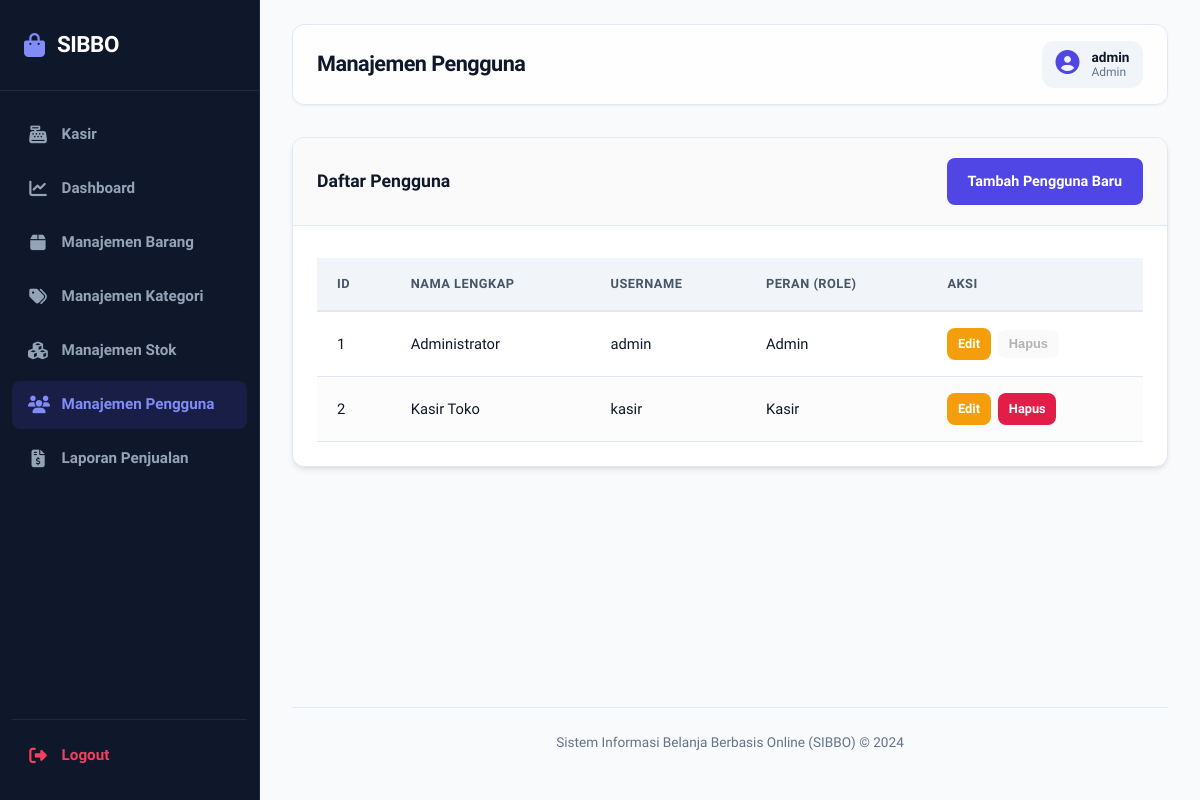
The page /pengguna.php (signed in) on the database its author committed.
### tables this page shows
CREATE TABLE pengguna (
    id_pengguna BIGINT AUTO_INCREMENT PRIMARY KEY,
    id_peran BIGINT NOT NULL,
    nama_lengkap VARCHAR(100) NOT NULL,
    username VARCHAR(50) NOT NULL UNIQUE,
    password_hash VARCHAR(255) NOT NULL,
    created_at TIMESTAMP DEFAULT CURRENT_TIMESTAMP,
    updated_at TIMESTAMP DEFAULT CURRENT_TIMESTAMP ON UPDATE CURRENT_TIMESTAMP,
    deleted_at TIMESTAMP NULL DEFAULT NULL,
    FOREIGN KEY (id_peran) REFERENCES peran(id_peran)
);

CREATE TABLE peran (
    id_peran BIGINT AUTO_INCREMENT PRIMARY KEY,
    nama_peran VARCHAR(50) NOT NULL UNIQUE,
    created_at TIMESTAMP DEFAULT CURRENT_TIMESTAMP,
    updated_at TIMESTAMP DEFAULT CURRENT_TIMESTAMP ON UPDATE CURRENT_TIMESTAMP,
    deleted_at TIMESTAMP NULL DEFAULT NULL
);

### pengguna.php (the view, shortened to what this page needs)
<?php
include 'koneksi.php';
$judul_halaman = "Manajemen Pengguna";
include 'templates/header.php';
?>
<div class="card">
    <div class="card-header">
        <h3>Daftar Pengguna</h3>
        <a href="pengguna_tambah.php" class="btn btn-primary">Tambah Pengguna Baru</a>
    </div>
    <div class="card-body">
        <table class="table">
            <thead>
                <tr>
                    <th>ID</th>
                    <th>Nama Lengkap</th>
                    <th>Username</th>
                    <th>Peran (Role)</th>
                    <th>Aksi</th>
                </tr>
            </thead>
            <tbody>
                <?php
                $sql = "SELECT
                            pengguna.id_pengguna,
                            pengguna.nama_lengkap,
                            pengguna.username,
                            peran.nama_peran
                        FROM
                            pengguna
                        JOIN
                            peran ON pengguna.id_peran = peran.id_peran
                        WHERE
                            pengguna.deleted_at IS NULL
                        ORDER BY
                            pengguna.nama_lengkap ASC";
                $result = mysqli_query($koneksi, $sql);
                if (mysqli_num_rows($result) > 0) {
                    while($row = mysqli_fetch_assoc($result)) {
                ?>
                    <tr>
                        <td><?php echo $row['id_pengguna']; ?></td>
                        <td><?php echo htmlspecialchars($row['nama_lengkap']); ?></td>
                        <td><?php echo htmlspecialchars($row['username']); ?></td>
                        <td><?php echo htmlspecialchars($row['nama_peran']); ?></td>
                        <td>
                            <a href="pengguna_edit.php?id=<?php echo $row['id_pengguna']; ?>" class="btn btn-warning">Edit</a>
                            <?php
                            if ($row['id_pengguna'] != $_SESSION['user_id']) :
                            ?>
                                <a href="pengguna_proses.php?action=hapus&id=<?php echo $row['id_pengguna']; ?>"
                                   class="btn btn-danger"
                                   onclick="return confirm('Anda yakin ingin menghapus pengguna ini?');">
                                   Hapus
                                </a>
                            <?php else: ?>
                                <button class="btn" disabled>Hapus</button>
                            <?php endif; ?>
                        </td>
                    </tr>
                <?php
                    }
                } else {
                    echo "<tr><td colspan='5' style='text-align:center;'>Belum ada data pengguna.</td></tr>";
                }
                ?>
            </tbody>
        </table>
    </div>
</div>
<?php
include 'templates/footer.php';
?>

### templates/header.php (shortened to what this page needs)
<!DOCTYPE html>
<html lang="id">
<head>
    <link rel="stylesheet" href="https://cdnjs.cloudflare.com/ajax/libs/font-awesome/6.4.0/css/all.min.css">
    <link rel="stylesheet" href="style.css">
</head>
<body>
    <?php include 'templates/sidebar.php'; ?>
    <div class="main-content">
        <header>
            <div class="header-left">
                <h2><?php echo $judul_halaman; ?></h2>
            </div>
            <div class="user-info">
                <div class="user-avatar">
                    <i class="fas fa-user-circle"></i>
                </div>
                <div class="user-details">
                    <span class="user-name"><?php echo htmlspecialchars($_SESSION['username']); ?></span>
                    <span class="user-role"><?php echo htmlspecialchars($_SESSION['role']); ?></span>
                </div>
            </div>
        </header>
        <main>

### templates/sidebar.php
<?php
$current_page = basename($_SERVER['PHP_SELF']);
?>
<nav class="sidebar">
    <div class="sidebar-header">
        <div class="sidebar-logo">
            <i class="fas fa-shopping-bag"></i>
            <span>SIBBO</span>
        </div>
    </div>
    <ul class="nav-menu">
        <li class="<?php echo ($current_page == 'kasir.php') ? 'active' : ''; ?>">
            <a href="kasir.php">
                <i class="fas fa-cash-register nav-icon"></i>
                <span>Kasir</span>
            </a>
        </li>
        <?php
        if (isset($_SESSION['role']) && $_SESSION['role'] == 'Admin') :
        ?>
            <li class="<?php echo ($current_page == 'dashboard.php') ? 'active' : ''; ?>">
                <a href="dashboard.php">
                    <i class="fas fa-chart-line nav-icon"></i>
                    <span>Dashboard</span>
                </a>
            </li>
            <li class="<?php echo in_array($current_page, ['barang.php', 'barang_tambah.php', 'barang_edit.php']) ? 'active' : ''; ?>">
                <a href="barang.php">
                    <i class="fas fa-box nav-icon"></i>
                    <span>Manajemen Barang</span>
                </a>
            </li>
            <li class="<?php echo in_array($current_page, ['kategori.php', 'kategori_edit.php']) ? 'active' : ''; ?>">
                <a href="kategori.php">
                    <i class="fas fa-tags nav-icon"></i>
                    <span>Manajemen Kategori</span>
                </a>
            </li>
            <li class="<?php echo ($current_page == 'stok_masuk.php') ? 'active' : ''; ?>">
                <a href="stok_masuk.php">
                    <i class="fas fa-cubes nav-icon"></i>
                    <span>Manajemen Stok</span>
                </a>
            </li>
            <li class="<?php echo in_array($current_page, ['pengguna.php', 'pengguna_tambah.php', 'pengguna_edit.php']) ? 'active' : ''; ?>">
                <a href="pengguna.php">
                    <i class="fas fa-users nav-icon"></i>
                    <span>Manajemen Pengguna</span>
                </a>
            </li>
            <li class="<?php echo in_array($current_page, ['laporan_transaksi.php', 'laporan_detail.php']) ? 'active' : ''; ?>">
                <a href="laporan_transaksi.php">
                    <i class="fas fa-file-invoice-dollar nav-icon"></i>
                    <span>Laporan Penjualan</span>
                </a>
            </li>
        <?php
        endif;
        ?>
        <li class="logout-item">
            <a href="logout.php" class="logout-link">
                <i class="fas fa-sign-out-alt nav-icon"></i>
                <span>Logout</span>
            </a>
        </li>
    </ul>
</nav>

### templates/footer.php (shortened to what this page needs)
        </main>
        <footer>
            Sistem Informasi Belanja Berbasis Online (SIBBO) &copy; 2024
        </footer>
    </div>
</body>
</html>

### rows shown on the page
pengguna: id_pengguna "1", nama_lengkap "Administrator", username "admin", id_peran.nama_peran "Admin", shows "Hapus"
pengguna: id_pengguna "2", nama_lengkap "Kasir Toko", username "kasir", id_peran.nama_peran "Kasir"

### other values the page prints
$judul_halaman "Manajemen Pengguna"
$_SESSION['username'] "admin"
$_SESSION['role'] "Admin"
